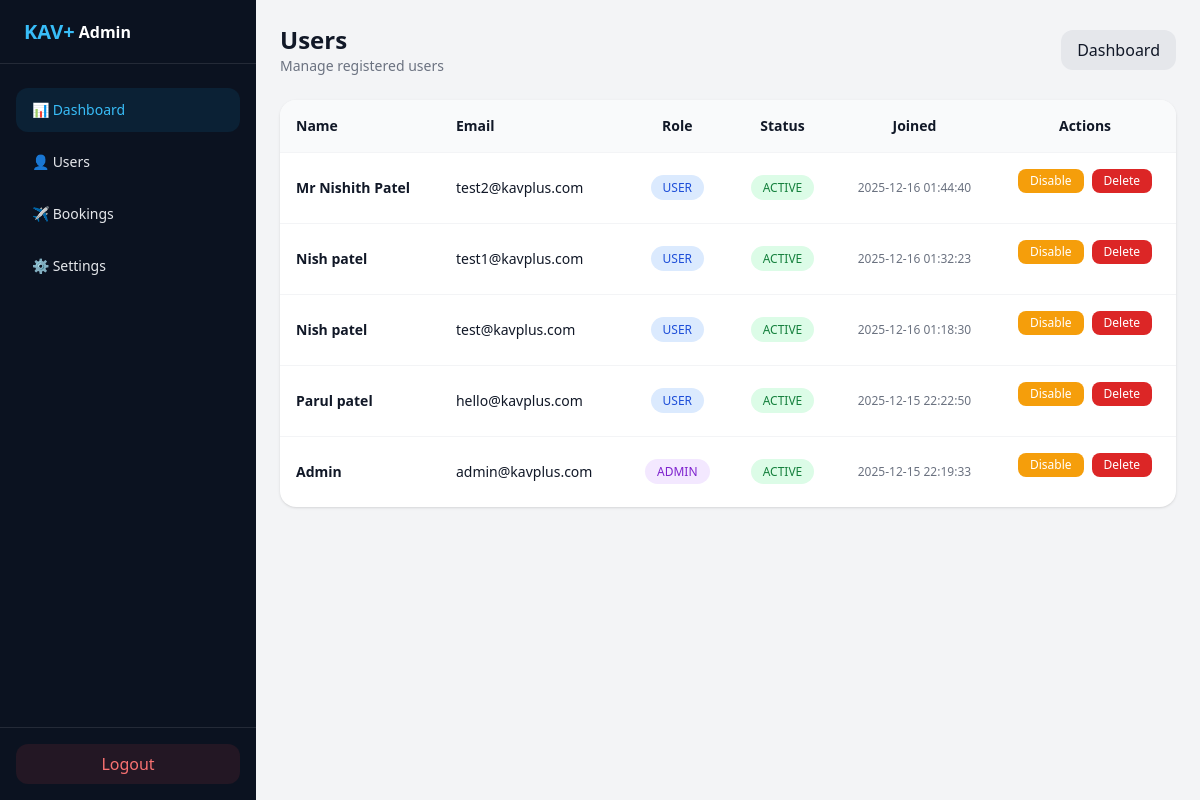
Screenshot of /lastadmin/admin-users.php (signed in) with the database file from the repository.
### tables this page shows
CREATE TABLE users (
            id INTEGER PRIMARY KEY AUTOINCREMENT,
            name TEXT NOT NULL,
            email TEXT UNIQUE NOT NULL,
            password TEXT NOT NULL,
            role TEXT NOT NULL DEFAULT 'user',
            status TEXT NOT NULL DEFAULT 'ACTIVE',
            created_at TEXT NOT NULL
        );

### lastadmin/admin-users.php (the view, shortened to what this page needs)
<?php
$pdo = db();
$stmt = $pdo->query("
    SELECT
        id,
        name,
        email,
        role,
        status,
        created_at
    FROM users
    ORDER BY created_at DESC
");
$users = $stmt->fetchAll(PDO::FETCH_ASSOC);
function h($v){
    return htmlspecialchars((string)$v, ENT_QUOTES, 'UTF-8');
}
?>
<?php include "admin-header.php"; ?>
<!DOCTYPE html>
<html lang="en">
<head>
<script src="https://cdn.tailwindcss.com"></script>
</head>
<body class="bg-gray-100 dark:bg-gray-900 text-gray-900 dark:text-gray-100">
<main class="ml-64 p-6">
  <div class="flex justify-between items-center mb-6">
    <div>
      <h1 class="text-2xl font-bold">Users</h1>
      <p class="text-sm text-gray-500 dark:text-gray-400">
        Manage registered users
      </p>
    </div>
    <a href="admin-dashboard.php"
       class="px-4 py-2 rounded-xl bg-gray-200 dark:bg-gray-700">
      Dashboard
    </a>
  </div>
  <div class="bg-white dark:bg-gray-800 rounded-2xl shadow overflow-hidden">
    <table class="w-full text-sm">
      <thead class="bg-gray-50 dark:bg-gray-700/60">
        <tr>
          <th class="p-4 text-left">Name</th>
          <th class="p-4 text-left">Email</th>
          <th class="p-4 text-center">Role</th>
          <th class="p-4 text-center">Status</th>
          <th class="p-4 text-center">Joined</th>
          <th class="p-4 text-center">Actions</th>
        </tr>
      </thead>
      <tbody>
      <?php foreach ($users as $u): ?>
        <tr class="border-t border-gray-100 dark:border-gray-700/70">
          <td class="p-4 font-semibold"><?= h($u['name']) ?></td>
          <td class="p-4"><?= h($u['email']) ?></td>
          <td class="p-4 text-center">
            <span class="px-3 py-1 rounded-full text-xs
              <?= $u['role']==='admin'
                ? 'bg-purple-100 text-purple-700'
                : 'bg-blue-100 text-blue-700' ?>">
              <?= h(strtoupper($u['role'])) ?>
            </span>
          </td>
          <td class="p-4 text-center">
            <span class="px-3 py-1 rounded-full text-xs
              <?= $u['status']==='ACTIVE'
                ? 'bg-green-100 text-green-700'
                : 'bg-red-100 text-red-700' ?>">
              <?= h($u['status']) ?>
            </span>
          </td>
          <td class="p-4 text-center text-xs text-gray-500">
            <?= h($u['created_at']) ?>
          </td>
          <td class="p-4 text-center">
            <div class="flex justify-center gap-2">
              <?php if ($u['status'] === 'ACTIVE'): ?>
                <form method="POST">
                  <button class="px-3 py-1 text-xs rounded-lg bg-amber-500 text-white">
                    Disable
                  </button>
                </form>
              <?php endif; ?>
              <form method="POST"
                    onsubmit="return confirm('Delete this user permanently?');">
                <button class="px-3 py-1 text-xs rounded-lg bg-red-600 text-white">
                  Delete
                </button>
              </form>
            </div>
          </td>
        </tr>
      <?php endforeach; ?>
      </tbody>
    </table>
  </div>
</main>
</body>
</html>

### rows the page displays
users: name "Mr Nishith Patel", email "test2@kavplus.com", role "USER", status "ACTIVE", created_at "2025-12-16 01:44:40"
users: name "Nish patel", email "test1@kavplus.com", role "USER", status "ACTIVE", created_at "2025-12-16 01:32:23"
users: name "Nish patel", email "test@kavplus.com", role "USER", status "ACTIVE", created_at "2025-12-16 01:18:30"
users: name "Parul patel", email "hello@kavplus.com", role "USER", status "ACTIVE", created_at "2025-12-15 22:22:50"
users: name "Admin", email "admin@kavplus.com", role "ADMIN", status "ACTIVE", created_at "2025-12-15 22:19:33"
